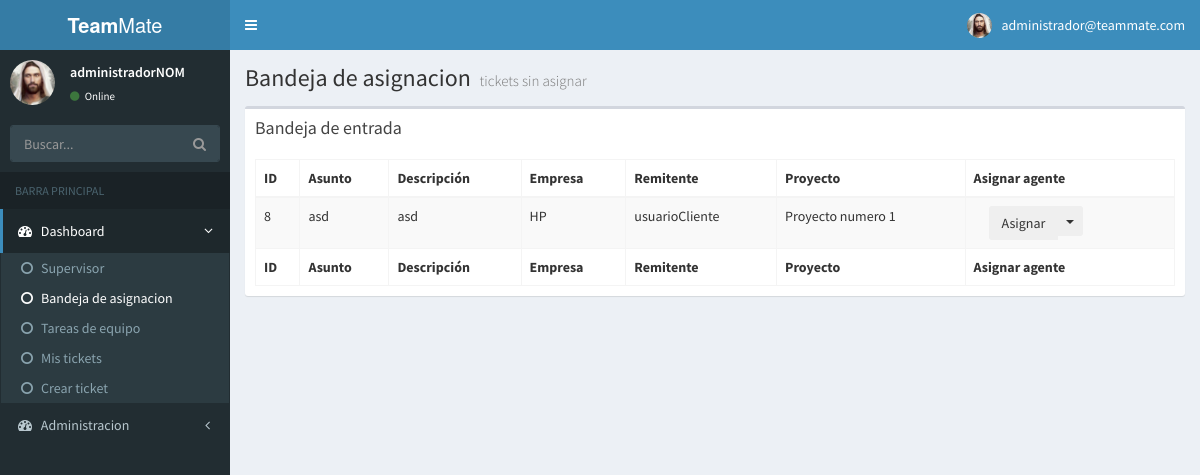
Page /bandeja.php (signed in) on the committed database.
### tables this page shows
CREATE TABLE `help_desk_ticket` (
  `id_ticket` int(11) NOT NULL,
  `subject` varchar(254) NOT NULL,
  `descrip` longtext,
  `ind_asign` int(11) DEFAULT NULL,
  `sub_date` datetime(6) NOT NULL,
  `due_date` datetime(6) DEFAULT NULL,
  `close_date` datetime(6) DEFAULT NULL,
  `priority_id_id` int(11) DEFAULT NULL,
  `project_id_id` int(11) NOT NULL,
  `status_id_id` int(11) DEFAULT NULL,
  `type_id_id` int(11) NOT NULL,
  `user_id_id` varchar(20) NOT NULL,
  `activo` int(11) NOT NULL
);

CREATE TABLE `help_desk_company` (
  `id` int(11) NOT NULL,
  `name` varchar(50) NOT NULL,
  `address` varchar(100) DEFAULT NULL,
  `telephone` varchar(25) DEFAULT NULL,
  `bussiness_turn` varchar(50) DEFAULT NULL
);

CREATE TABLE `help_desk_project` (
  `id` int(11) NOT NULL,
  `descrip_p` varchar(100) NOT NULL,
  `ind_suspend` int(11) DEFAULT NULL
);

### funciones/funciones.php (called while the page is built, shortened)
	<?php
function selectTickets(){
  require('conexion/connect_db.php');
  $sql="SELECT * FROM help_desk_ticket TIC INNER JOIN help_desk_project PRO ON TIC.project_id_id=PRO.id INNER JOIN help_desk_company_project CP ON CP.project_id_id=PRO.id INNER JOIN help_desk_company COM ON COM.id=CP.project_id_id WHERE TIC.activo=1 and TIC.ind_asign=0";
  $resultado=$link->query($sql);
  return $resultado;
}
function selectImagen($id){
   require('conexion/connect_db.php');
    $sql="SELECT profile_picture FROM help_desk_user_account WHERE username=\"$id\"";
    $resultado=$link->query($sql);
    return $resultado;
}
?>

### bandeja.php (the view, shortened to what this page needs)
<?php
if($_SESSION['type']==1)
{
require('funciones/funciones.php');
?>
<!DOCTYPE html>
<html>
<head>
  <link rel="stylesheet" href="bower_components/bootstrap/dist/css/bootstrap.min.css">
  <link rel="stylesheet" href="bower_components/font-awesome/css/font-awesome.min.css">
  <link rel="stylesheet" href="bower_components/Ionicons/css/ionicons.min.css">
  <link rel="stylesheet" href="bower_components/datatables.net-bs/css/dataTables.bootstrap.min.css">
  <link rel="stylesheet" href="dist/css/AdminLTE.min.css">
  <link rel="stylesheet" href="dist/css/skins/_all-skins.min.css">
</head>
<body class="hold-transition skin-blue sidebar-mini">
<div class="wrapper">
  <header class="main-header">
    <a href="dashboard.php" class="logo">
      <span class="logo-lg"><b>Team</b>Mate</span>
    </a>
    <nav class="navbar navbar-static-top">
      <a href="#" class="sidebar-toggle" data-toggle="push-menu" role="button">
      </a>
      <div class="navbar-custom-menu">
        <ul class="nav navbar-nav">
          <li class="dropdown user user-menu">
            <a href="#" class="dropdown-toggle" data-toggle="dropdown">
                  <?php $imagen=selectImagen($_SESSION['username']);
                    if ($imagen2=mysqli_fetch_array($imagen)) {
                        $img=$imagen2['profile_picture'];
                    }
             echo "<img src=\"imagenes/$img\" class=\"user-image\" alt=\"User Image\">" ?>
              <span class="hidden-xs"><?php echo $_SESSION["correo"];?></span>
            </a>
          </li>
        </ul>
      </div>
    </nav>
  </header>
  <aside class="main-sidebar">
    <section class="sidebar">
      <div class="user-panel">
        <div class="pull-left image">
          <?php echo "<img src=\"imagenes/$img\" class=\"img-circle\" alt=\"User Image\">" ?>
        </div>
        <div class="pull-left info">
          <p><?php echo $_SESSION['username']; ?></p>
          <a href="#"><i class="fa fa-circle text-success"></i> Online</a>
        </div>
      </div>
      <form action="#" method="get" class="sidebar-form">
        <div class="input-group">
          <input type="text" name="q" class="form-control" placeholder="Buscar...">
          <span class="input-group-btn">
                <button type="submit" name="search" id="search-btn" class="btn btn-flat"><i class="fa fa-search"></i>
                </button>
              </span>
        </div>
      </form>
      <ul class="sidebar-menu" data-widget="tree">
        <li class="header">BARRA PRINCIPAL</li>
        <li class="active treeview menu-open">
          <a href="#">
            <i class="fa fa-dashboard"></i> <span>Dashboard</span>
            <span class="pull-right-container">
              <i class="fa fa-angle-left pull-right"></i>
            </span>
          </a>
         <ul class="treeview-menu">
            <li><a href="dashboard.php"><i class="fa fa-circle-o"></i>Supervisor</a></li>
            <li  class="active"><a href="bandeja.php"><i class="fa fa-circle-o"></i>Bandeja de asignacion</a></li>
            <li><a href="teamtask.php"><i class="fa fa-circle-o"></i>Tareas de equipo</a></li>
            <li><a href="mistickets.php"><i class="fa fa-circle-o"></i>Mis tickets</a></li>
            <li><a href="crearticketsup.php"><i class="fa fa-circle-o"></i>Crear ticket</a></li>
          </ul>
        </li>
       <li class="treeview">
          <a href="#">
            <i class="fa fa-dashboard"></i> <span>Administracion</span>
            <span class="pull-right-container">
              <i class="fa fa-angle-left pull-right"></i>
            </span>
          </a>
        </li>
      </ul>
    </section>
  </aside>
  <div class="content-wrapper">
    <section class="content-header">
      <h1>
        Bandeja de asignacion
        <small>tickets sin asignar</small>
      </h1>
    </section>
    <section class="content">
      <div class="row">
        <div class="col-xs-12">
          <div class="box">
            <div class="box-header">
              <h3 class="box-title">Bandeja de entrada</h3>
            </div>
            <div class="box-body">
              <table id="example1" class="table table-bordered table-striped">
                <thead>
                <tr>
                  <th>ID</th>
                  <th>Asunto</th>
                  <th>Descripción</th>
                  <th>Empresa</th>
                  <th>Remitente</th>
                  <th>Proyecto</th>
                  <th>Asignar agente</th>
                </tr>
                </thead>
                <tbody>
                <?php
                 $resultado=selectTickets();
                 while ($renglon=mysqli_fetch_array($resultado)){
                  $id=$renglon['id_ticket'];
                ?>
                <tr>
                  <td><?php echo $renglon['id_ticket'];?></td>
                  <td><?php echo $renglon['subject'];?></td>
                  <td><?php echo $renglon['descrip'];?> </td>
                  <td><?php echo $renglon['name'];?></td>
                  <td><?php echo $renglon['user_id_id'];?></td>
                  <td><?php echo $renglon['descrip_p'];?></td>
                  <td>
                    <div  class="col-xs-10">
                      <div class="btn-group">
                  <?php echo '<button type=button class=btn btn-sm onclick="document.location.href=\'asignar.php?id='.$id.'\'">Asignar</button>';?>
                  <button type="button" class="btn btn-sm dropdown-toggle" data-toggle="dropdown" aria-expanded="false">
                    <span class="caret"></span>
                  </button>
                </div>
                    </div>
                  </td>
                </tr>
                <?php
                }
                ?>
                </tbody>
                <tfoot>
                <tr>
                  <th>ID</th>
                  <th>Asunto</th>
                  <th>Descripción</th>
                  <th>Empresa</th>
                  <th>Remitente</th>
                  <th>Proyecto</th>
                  <th>Asignar agente</th>
                </tr>
                </tfoot>
              </table>
            </div>
          </div>
        </div>
      </div>
    </section>
  </div>
</div>
</body>
</html>
<?php
}
else{
  header("location: login.php");
}
?>

### rows in the picture
help_desk_ticket: id_ticket "8", subject "asd", descrip "asd", help_desk_company.name "HP", user_id "usuarioCliente", project_id.descrip_p "Proyecto numero 1"

### other values in the picture
$_SESSION["correo"] "administrador@teammate.com"
$_SESSION['username'] "administradorNOM"
